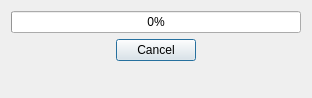
<?xml version="1.0" encoding="UTF-8"?>
<ui version="4.0">
 <class>Overtime_EntryScan</class>
 <widget class="QDialog" name="Overtime_EntryScan">
  <property name="geometry">
   <rect>
    <x>0</x>
    <y>0</y>
    <width>312</width>
    <height>98</height>
   </rect>
  </property>
  <property name="windowTitle">
   <string>Scanning Month</string>
  </property>
  <layout class="QVBoxLayout" name="verticalLayout">
   <item>
    <widget class="QProgressBar" name="prgProgress">
     <property name="value">
      <number>0</number>
     </property>
    </widget>
   </item>
   <item>
    <layout class="QHBoxLayout" name="horizontalLayout">
     <item>
      <spacer name="horizontalSpacer">
       <property name="orientation">
        <enum>Qt::Horizontal</enum>
       </property>
       <property name="sizeHint" stdset="0">
        <size>
         <width>40</width>
         <height>20</height>
        </size>
       </property>
      </spacer>
     </item>
     <item>
      <widget class="QPushButton" name="cmdCancel">
       <property name="text">
        <string>Cancel</string>
       </property>
      </widget>
     </item>
     <item>
      <spacer name="horizontalSpacer_2">
       <property name="orientation">
        <enum>Qt::Horizontal</enum>
       </property>
       <property name="sizeHint" stdset="0">
        <size>
         <width>40</width>
         <height>20</height>
        </size>
       </property>
      </spacer>
     </item>
    </layout>
   </item>
   <item>
    <spacer name="verticalSpacer">
     <property name="orientation">
      <enum>Qt::Vertical</enum>
     </property>
     <property name="sizeHint" stdset="0">
      <size>
       <width>20</width>
       <height>19</height>
      </size>
     </property>
    </spacer>
   </item>
  </layout>
 </widget>
 <resources/>
 <connections/>
</ui>
